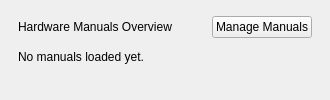
             <widget class="QFrame" name="manualsOverviewCard">
              <property name="role" stdset="0">
               <string notr="true">card</string>
              </property>
              <layout class="QVBoxLayout" name="manualsOverviewLayout">
               <property name="spacing">
                <number>12</number>
               </property>
               <property name="leftMargin">
                <number>18</number>
               </property>
               <property name="topMargin">
                <number>16</number>
               </property>
               <property name="rightMargin">
                <number>18</number>
               </property>
               <property name="bottomMargin">
                <number>16</number>
               </property>
               <item>
                <layout class="QHBoxLayout" name="manualsOverviewHeader">
                 <property name="spacing">
                  <number>0</number>
                 </property>
                 <property name="leftMargin">
                  <number>0</number>
                 </property>
                 <property name="topMargin">
                  <number>0</number>
                 </property>
                 <property name="rightMargin">
                  <number>0</number>
                 </property>
                 <property name="bottomMargin">
                  <number>0</number>
                 </property>
                 <item>
                  <widget class="QLabel" name="manualsOverviewTitle">
                   <property name="text">
                    <string>Hardware Manuals Overview</string>
                   </property>
                   <property name="role" stdset="0">
                    <string notr="true">h2</string>
                   </property>
                  </widget>
                 </item>
                 <item>
                  <spacer name="manualsOverviewSpacer">
                   <property name="orientation">
                    <enum>Qt::Horizontal</enum>
                   </property>
                   <property name="sizeHint" stdset="0">
                    <size>
                     <width>40</width>
                     <height>20</height>
                    </size>
                   </property>
                  </spacer>
                 </item>
                 <item>
                  <widget class="QPushButton" name="btnManageManuals">
                   <property name="text">
                    <string>Manage Manuals</string>
                   </property>
                   <property name="kind" stdset="0">
                    <string notr="true">secondary</string>
                   </property>
                   <property name="cursor">
                    <cursorShape>PointingHandCursor</cursorShape>
                   </property>
                   <property name="icon">
                    <iconset>icons/book-open__10B981.svg<normaloff>icons/book-open__10B981.svg</normaloff>
                    </iconset>
                   </property>
                   <property name="iconSize">
                    <size>
                     <width>14</width>
                     <height>14</height>
                    </size>
                   </property>
                  </widget>
                 </item>
                </layout>
               </item>
               <item>
                <layout class="QVBoxLayout" name="manualsOverviewContainer">
                 <property name="spacing">
                  <number>8</number>
                 </property>
                 <property name="leftMargin">
                  <number>0</number>
                 </property>
                 <property name="topMargin">
                  <number>0</number>
                 </property>
                 <property name="rightMargin">
                  <number>0</number>
                 </property>
                 <property name="bottomMargin">
                  <number>0</number>
                 </property>
                 <item>
                  <widget class="QLabel" name="manualsOverviewEmpty">
                   <property name="text">
                    <string>No manuals loaded yet.</string>
                   </property>
                   <property name="wordWrap">
                    <bool>true</bool>
                   </property>
                   <property name="role" stdset="0">
                    <string notr="true">muted</string>
                   </property>
                  </widget>
                 </item>
                </layout>
               </item>
               <item>
                <spacer name="manualsOverviewVSpacer">
                 <property name="orientation">
                  <enum>Qt::Vertical</enum>
                 </property>
                 <property name="sizeHint" stdset="0">
                  <size>
                   <width>40</width>
                   <height>20</height>
                  </size>
                 </property>
                </spacer>
               </item>
              </layout>
             </widget>
